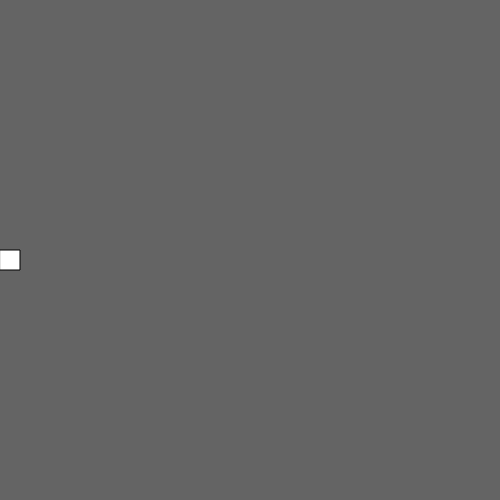
Frame 1 (no input)
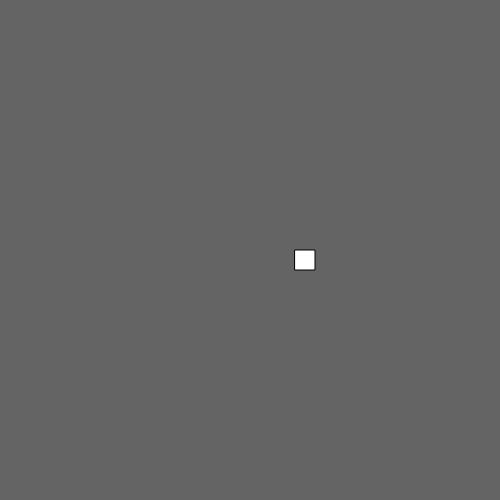
Frame 60 (no input)
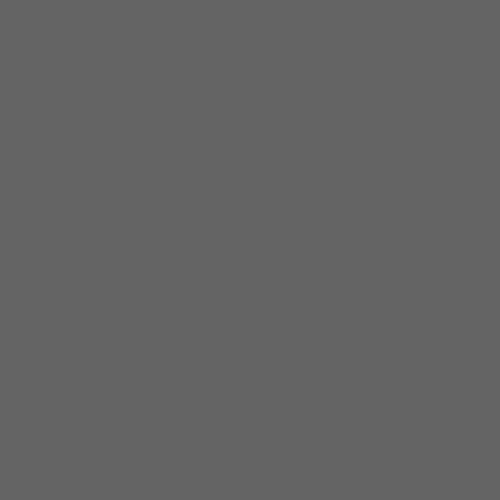
Frame 120 (the mouse pressed at the canvas centre since frame 60)

The p5.js sketch that drew these frames (run headless with seeded random() and noise() and a simulated clock; from frame 60 on, the mouse is pressed at the canvas centre):

// p5.js sketch
// ── sketch.js
var x = 0;

function setup() {
  createCanvas(500, 500);
}

function draw() {
  background(100);
  //text ("This is Halloween", x, 250);
  rect(x, 250, 20, 20);
x+= 5;

  if (x > width) {
    x = -500;

  }
}
